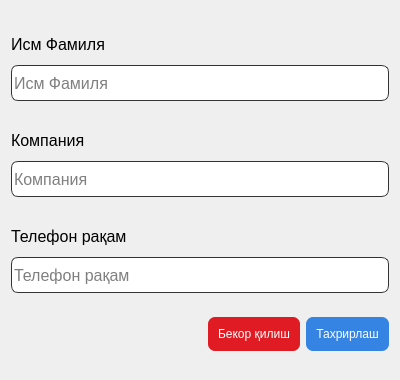
<?xml version="1.0" encoding="UTF-8"?>
<ui version="4.0">
 <class>Dialog</class>
 <widget class="QDialog" name="Dialog">
  <property name="geometry">
   <rect>
    <x>0</x>
    <y>0</y>
    <width>400</width>
    <height>380</height>
   </rect>
  </property>
  <property name="minimumSize">
   <size>
    <width>400</width>
    <height>0</height>
   </size>
  </property>
  <property name="maximumSize">
   <size>
    <width>400</width>
    <height>16777215</height>
   </size>
  </property>
  <property name="windowTitle">
   <string>Мижоз тахрирлаш</string>
  </property>
  <layout class="QVBoxLayout" name="verticalLayout_10">
   <item>
    <layout class="QVBoxLayout" name="verticalLayout_8">
     <item>
      <widget class="QLabel" name="label_8">
       <property name="minimumSize">
        <size>
         <width>0</width>
         <height>30</height>
        </size>
       </property>
       <property name="maximumSize">
        <size>
         <width>16777215</width>
         <height>30</height>
        </size>
       </property>
       <property name="font">
        <font>
         <pointsize>12</pointsize>
        </font>
       </property>
       <property name="text">
        <string>Исм Фамиля</string>
       </property>
      </widget>
     </item>
     <item>
      <widget class="QLineEdit" name="lineEdit_8">
       <property name="minimumSize">
        <size>
         <width>0</width>
         <height>36</height>
        </size>
       </property>
       <property name="maximumSize">
        <size>
         <width>16777215</width>
         <height>36</height>
        </size>
       </property>
       <property name="font">
        <font>
         <pointsize>12</pointsize>
        </font>
       </property>
       <property name="styleSheet">
        <string notr="true">QLineEdit{
	background-color: rgb(255, 255, 255);
	border-radius:7px;
	border:1px solid #333;
}

QLineEdit:focus{
	background-color: rgb(255, 255, 255);
	border-radius:7px;
	border:1px solid rgb(53, 132, 228);
}</string>
       </property>
       <property name="placeholderText">
        <string>Исм Фамиля</string>
       </property>
      </widget>
     </item>
    </layout>
   </item>
   <item>
    <layout class="QVBoxLayout" name="verticalLayout_7">
     <item>
      <widget class="QLabel" name="label_7">
       <property name="minimumSize">
        <size>
         <width>0</width>
         <height>30</height>
        </size>
       </property>
       <property name="maximumSize">
        <size>
         <width>16777215</width>
         <height>30</height>
        </size>
       </property>
       <property name="font">
        <font>
         <pointsize>12</pointsize>
        </font>
       </property>
       <property name="text">
        <string>Компания</string>
       </property>
      </widget>
     </item>
     <item>
      <widget class="QLineEdit" name="lineEdit_7">
       <property name="minimumSize">
        <size>
         <width>0</width>
         <height>36</height>
        </size>
       </property>
       <property name="maximumSize">
        <size>
         <width>16777215</width>
         <height>36</height>
        </size>
       </property>
       <property name="font">
        <font>
         <pointsize>12</pointsize>
        </font>
       </property>
       <property name="styleSheet">
        <string notr="true">QLineEdit{
	background-color: rgb(255, 255, 255);
	border-radius:7px;
	border:1px solid #333;
}

QLineEdit:focus{
	background-color: rgb(255, 255, 255);
	border-radius:7px;
	border:1px solid rgb(53, 132, 228);
}</string>
       </property>
       <property name="placeholderText">
        <string>Компания</string>
       </property>
      </widget>
     </item>
    </layout>
   </item>
   <item>
    <layout class="QVBoxLayout" name="verticalLayout_9">
     <item>
      <widget class="QLabel" name="label_9">
       <property name="minimumSize">
        <size>
         <width>0</width>
         <height>30</height>
        </size>
       </property>
       <property name="maximumSize">
        <size>
         <width>16777215</width>
         <height>30</height>
        </size>
       </property>
       <property name="font">
        <font>
         <pointsize>12</pointsize>
        </font>
       </property>
       <property name="text">
        <string>Телефон рақам</string>
       </property>
      </widget>
     </item>
     <item>
      <widget class="QLineEdit" name="lineEdit_9">
       <property name="minimumSize">
        <size>
         <width>0</width>
         <height>36</height>
        </size>
       </property>
       <property name="maximumSize">
        <size>
         <width>16777215</width>
         <height>36</height>
        </size>
       </property>
       <property name="font">
        <font>
         <pointsize>12</pointsize>
        </font>
       </property>
       <property name="styleSheet">
        <string notr="true">QLineEdit{
	background-color: rgb(255, 255, 255);
	border-radius:7px;
	border:1px solid #333;
}

QLineEdit:focus{
	background-color: rgb(255, 255, 255);
	border-radius:7px;
	border:1px solid rgb(53, 132, 228);
}</string>
       </property>
       <property name="placeholderText">
        <string>Телефон рақам</string>
       </property>
      </widget>
     </item>
    </layout>
   </item>
   <item>
    <layout class="QHBoxLayout" name="horizontalLayout_3">
     <item>
      <spacer name="horizontalSpacer_3">
       <property name="orientation">
        <enum>Qt::Horizontal</enum>
       </property>
       <property name="sizeHint" stdset="0">
        <size>
         <width>40</width>
         <height>20</height>
        </size>
       </property>
      </spacer>
     </item>
     <item>
      <widget class="QPushButton" name="pushButton_6">
       <property name="styleSheet">
        <string notr="true">QPushButton{
	border:none;
	border-radius:7px;
	padding:10px;
	color:#fff;
	background-color: rgb(224, 27, 36);
}

QPushButton:hover{
	background-color: rgb(246, 97, 81);
}</string>
       </property>
       <property name="text">
        <string>Бекор қилиш</string>
       </property>
      </widget>
     </item>
     <item>
      <widget class="QPushButton" name="pushButton_7">
       <property name="styleSheet">
        <string notr="true">QPushButton{
	border:none;
	border-radius:7px;
	padding:10px;
	color:#fff;
	background-color: rgb(53, 132, 228);
}

QPushButton:hover{
	
	background-color: rgb(98, 160, 234);
}</string>
       </property>
       <property name="text">
        <string>Тахрирлаш</string>
       </property>
      </widget>
     </item>
    </layout>
   </item>
  </layout>
 </widget>
 <resources/>
 <connections/>
</ui>
